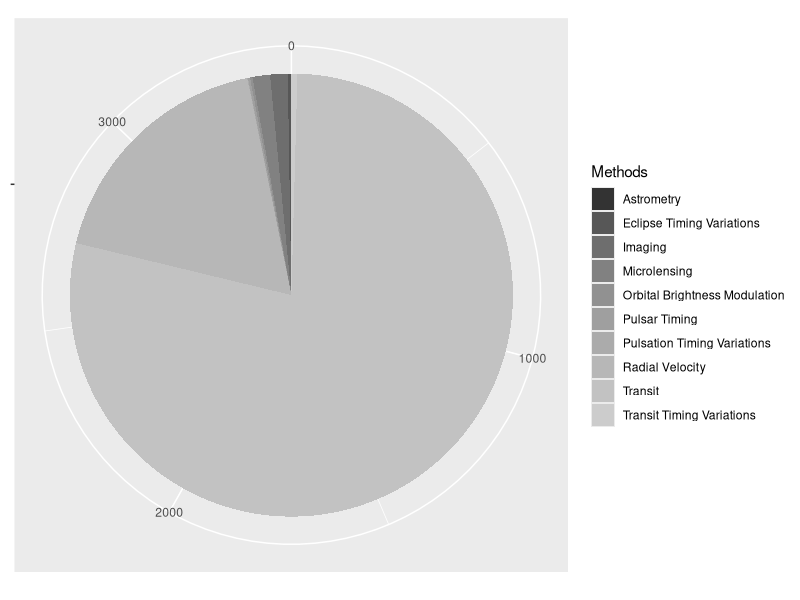
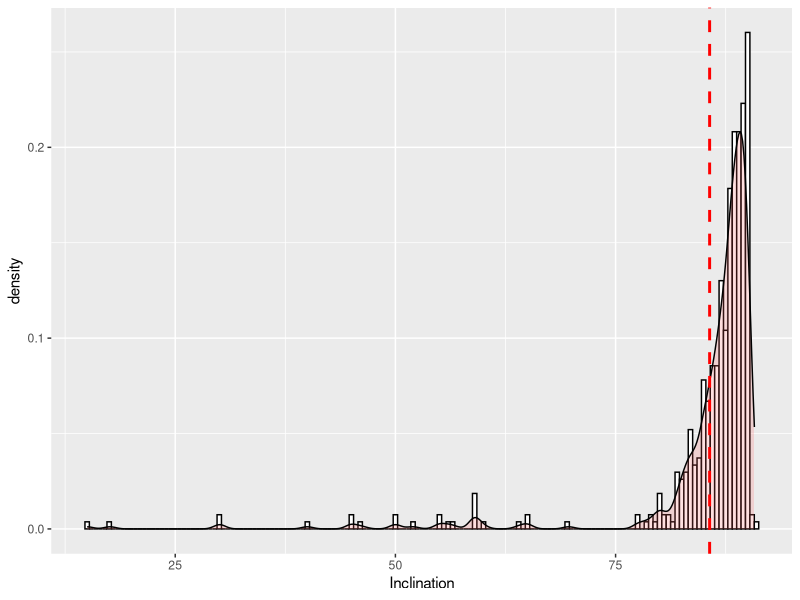
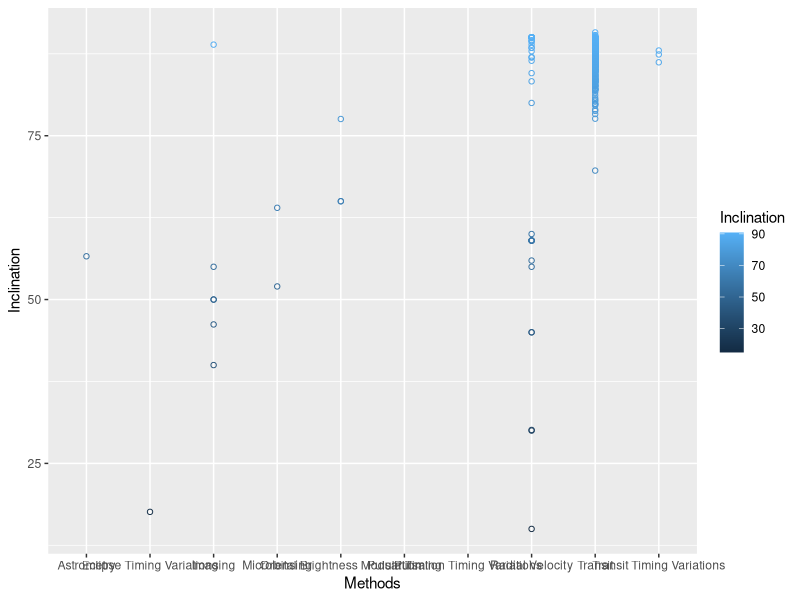

These figures' R source, in order: (Note: this script raises an error after producing the figures.)
# install.packages("ggplot2")
library(ggplot2)
library(plyr)

# returns string w/o leading whitespace
trim.leading <- function (x)  sub("^\\s+", "", x)
# setting parameter names and cleaning leading spaces
columnSet <- function (columns) {
  columns <- rbind(as.data.frame(t(c("rowid", "Row ID"))), columns)
  colnames(columns) <- c("ColumnID", "Parameter")
  columns$Parameter <- trim.leading(columns$Parameter)
  return(columns)
}

# reading data
#setwd("~/Desktop/SofieRFiles")
setwd("F:/SofieRFiles")
planets <- read.csv("raw_confirmed.csv")
pKepler <- read.csv("raw_kepler.csv")
pK2 <- read.csv("raw_k2.csv")
colPlanets <- columnSet(read.csv("raw_conf_col.csv", FALSE, sep=":"))
colKepler <- columnSet(read.csv("raw_kepler_col.csv", FALSE, sep=":"))
colK2 <- columnSet(read.csv("raw_k2_col.csv", FALSE, sep=":"))

# leglist.x <- levels(planets$pl_discmethod)
# lablist.x <- gsub(" ", " \n", leglist.x)
# barplot(table(unlist(planets$pl_discmethod)), 
#         beside = TRUE,
#         col = rainbow(10),
#         legend.text = leglist.x,
#         args.legend = list(x = "top"), 
#         cex.names = .7)  


Methods <- planets$pl_discmethod
ggplot(planets, aes(x = "", labels = NULL, fill = Methods)) +
  geom_bar(width = 1) + 
  coord_polar("y") + 
  theme(axis.title.x = element_blank(), 
        axis.title.y = element_blank()) + 
  scale_fill_grey()

Inclination <- planets$pl_orbincl
ggplot(planets, aes(x = Inclination)) + 
  geom_histogram(aes(y=..density..),      # Histogram with density instead of count on y-axis
                 binwidth=.5,
                 colour="black", fill="white") +
  geom_density(alpha=.2, fill="#FF6666") + # Overlay with transparent density plot
  geom_vline(aes(xintercept=mean(Inclination, na.rm=T)),   # Ignore NA values for mean
             color="red", linetype="dashed", size=1)

ggplot(planets, aes(x = Methods, y = Inclination, color = Inclination)) +
  geom_point(shape=1) +    # Use hollow circles
  geom_smooth(method=lm)   # Add linear regression line 
#  (by default includes 95% confidence region)

#tabNumberByMethods <- table(planets$pl_pnum, planets$pl_discmethod)
#tabNumberByMethods <- table(planets$pl_discmethod, planets$pl_pnum)

## http://flowingdata.com/2010/11/23/how-to-make-bubble-charts
radius <- sqrt(planets$pl_radj/pi)
s <- symbols(planets$pl_discmethod, planets$pl_pnum, circles = radius, inches = 0.25, fg = "white", 
        bg = "red", xaxt = 'n', 
        main = "Number of Planets in System Discovered to their Radius", 
        xlab = "",
        ylab = "Number of Planets in System")
#axis(1, at = 1:10, labels = FALSE)
text(x = 1:10, par("usr")[3] - 0.2, labels = lablist.x, srt = 0, pos = 1, xpd = TRUE)
#s + theme(axis.text.x = element_text(angle = 90, vjust = 0.5, hjust=1))

hist(planets$pl_bmassj,
     main='Confirmed Planets by their Mass',
     xlab = 'Planet Mass or M*sin(i)[Jupiter mass]',
     ylab = 'Frequency',
     col = rainbow(6))

methodDistanceToInclination <- function(method) {
  planetsByMethod <- planets[planets$pl_discmethod == method, ]
  Distance <- planetsByMethod$st_dist #Distance [pc]
  Inclination <- planetsByMethod$pl_orbincl
  plotTitle <- as.character(paste(method, "Method. Orbit Inclination To Distance"))
  print(c(plotTitle, length(as.vector(table(unlist(planetsByMethod$rowid))))))
  result <- ggplot(planetsByMethod, aes(x = Distance, y = Inclination, color = Inclination)) + 
    scale_fill_discrete(name="Distance") +
    geom_point(colour = "red", size = 5, shape = 1, stroke = 2, show.legend = F) +
    scale_x_log10() +
    ggtitle(plotTitle) +
    labs(x = "Distance to Planet [pc]", y = "Inclination [deg]") +
    theme(plot.title = element_text(color="#666666", face = "bold", size=12, hjust = 0))
  result
}
allDiscMethods <- as.vector(sort(as.character(unique(planets$pl_discmethod, ordered = F)), decreasing = F))
methodDistanceToInclination(allDiscMethods[1])
methodDistanceToInclination(allDiscMethods[2])
methodDistanceToInclination(allDiscMethods[3])
methodDistanceToInclination(allDiscMethods[4])
methodDistanceToInclination(allDiscMethods[5])
methodDistanceToInclination(allDiscMethods[6])
methodDistanceToInclination(allDiscMethods[7])
methodDistanceToInclination(allDiscMethods[8])
methodDistanceToInclination(allDiscMethods[9])
methodDistanceToInclination(allDiscMethods[10])

methodRadiusToDistance <- function(method) {
  planetsByMethod <- planets[planets$pl_discmethod == method, ]
  Distance <- planetsByMethod$st_dist #Distance [pc]
  planetRadius <- planetsByMethod$pl_radj
  plotTitle <- as.character(paste(method, "Method. Planet Radius To Distance"))
  print(c(plotTitle, length(as.vector(table(unlist(planetsByMethod$rowid))))))
  result <- ggplot(planetsByMethod, 
                   aes(x = planetRadius, 
                       y = Distance, 
                       color = Distance)) + 
    scale_fill_discrete(name="Distance") +
    geom_point(colour = "blue", 
               size = planetRadius*2, 
               shape = 1, 
               stroke = 1,
               show.legend = F) + 
    ggtitle(plotTitle) +
    labs(x = "Planet Radius [Jupiter radii]", y = "Distance [pc]") +
    theme(plot.title = element_text(color="#666666", face = "bold", size=12, hjust = 0))
  result
}
methodRadiusToDistance(allDiscMethods[1])
methodRadiusToDistance(allDiscMethods[2])
methodRadiusToDistance(allDiscMethods[3])
methodRadiusToDistance(allDiscMethods[4])
methodRadiusToDistance(allDiscMethods[5])
methodRadiusToDistance(allDiscMethods[6])
methodRadiusToDistance(allDiscMethods[7])
methodRadiusToDistance(allDiscMethods[8])
methodRadiusToDistance(allDiscMethods[9])
methodRadiusToDistance(allDiscMethods[10])
